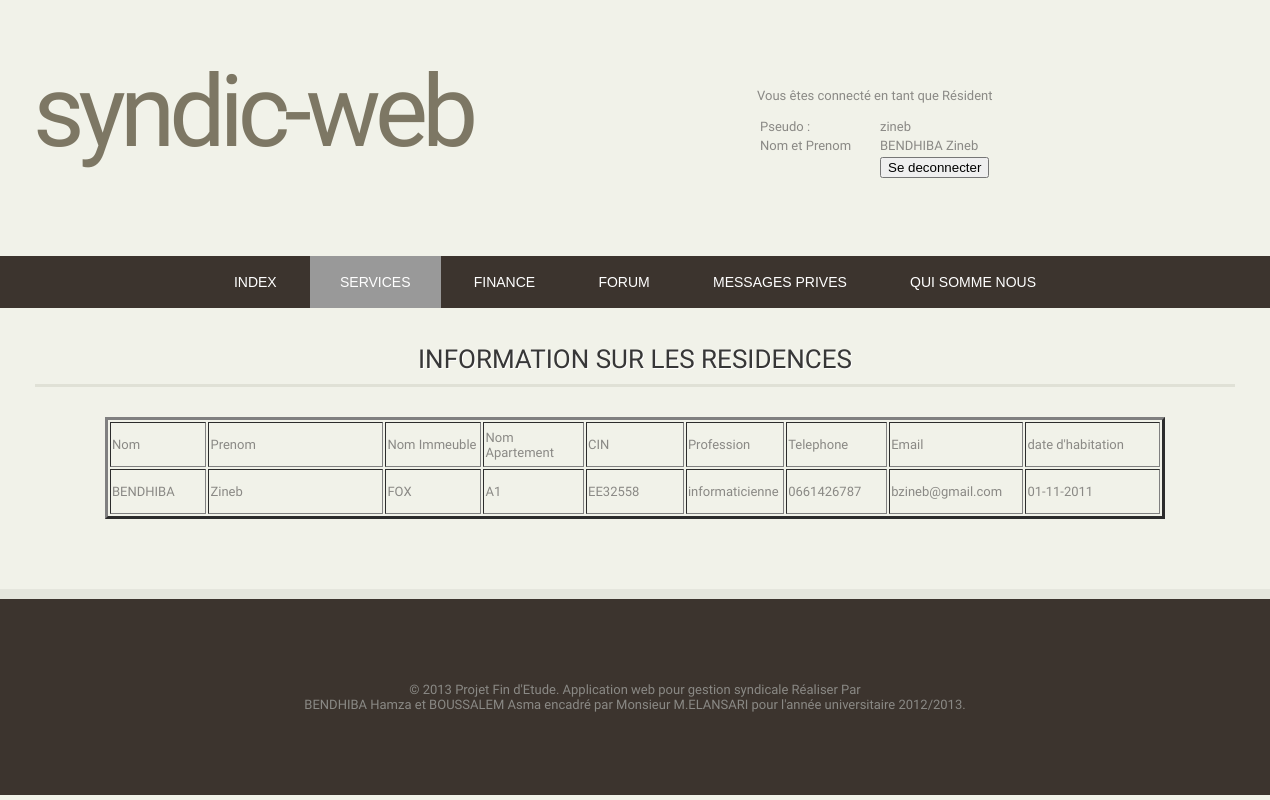
The app's page /Application/listepro.php (signed in) with its own data.
### tables this page shows
CREATE TABLE IF NOT EXISTS `proprietaire` (
  `id_proprietaire` int(11) NOT NULL AUTO_INCREMENT,
  `nom` varchar(25) NOT NULL,
  `prenom` varchar(25) NOT NULL,
  `sexe` varchar(1) NOT NULL,
  `profession` varchar(25) NOT NULL,
  `CIN` varchar(12) NOT NULL,
  `telephone` int(11) NOT NULL,
  `email` varchar(100) NOT NULL,
  `id_apartement` int(11) NOT NULL,
  `datehabita` date NOT NULL,
  `active` tinyint(1) NOT NULL,
  `datedepart` date NOT NULL,
  PRIMARY KEY (`id_proprietaire`),
  KEY `id_apartement` (`id_apartement`)
);

CREATE TABLE IF NOT EXISTS `immeuble` (
  `id_immeuble` int(11) NOT NULL AUTO_INCREMENT,
  `nom` varchar(25) NOT NULL,
  `nbreApart` int(11) NOT NULL,
  `nbreEtage` int(11) NOT NULL,
  `id_residence` int(11) NOT NULL,
  PRIMARY KEY (`id_immeuble`),
  KEY `id_residence` (`id_residence`)
);

CREATE TABLE IF NOT EXISTS `apartement` (
  `id_apartement` int(11) NOT NULL AUTO_INCREMENT,
  `nom` varchar(25) NOT NULL,
  `num_etage` int(11) NOT NULL,
  `id_type` int(11) NOT NULL,
  `id_immeuble` int(11) NOT NULL,
  PRIMARY KEY (`id_apartement`),
  KEY `id_type` (`id_type`),
  KEY `id_immeuble` (`id_immeuble`)
);

### Application/config/func_dates.php (called while the page is built, shortened)
<?php
	function angl_fran($date){
			$an = substr($date, 0, 4);
			$mois = substr($date, 5, 2);
			$jour = substr($date, 8, 2);
			$date = $jour . '-' . $mois . '-' . $an;
		return $date;
	}
?>

### Application/listepro.php (the view, shortened to what this page needs)
<!DOCTYPE html PUBLIC "-//W3C//DTD XHTML 1.0 Strict//EN" "http://www.w3.org/TR/xhtml1/DTD/xhtml1-strict.dtd">
<html xmlns="http://www.w3.org/1999/xhtml">
<head>
<link href="style.css" rel="stylesheet" type="text/css" media="screen" />
</head>
<body>
<table width="904">
<tr>
<td width="490">
<div id="wrapper">
	<div id="logo" class="container">
      <h1>Syndic-web</h1>
      	</div>
</div>
</td>
<td width="402">
      <div id="connect" class="connect" >
</div>
</td>
</tr>
</table>
    <div id="three-column" class="container">
<div class="post">
				<h2 class="title">information sur les  residences </h2>
				<div class="entry">
	<table width="1060" border="3" align="center" class="divider" id="user">
  <tr>
    <td width="84" height="41" id="user">Nom</td>
    <td width="85" id="user">Prenom</td>
    <td width="118" id="user">Nom Immeuble</td>
     <td width="100" id="user">Nom Apartement</td>
    <td width="83" id="user">CIN</td>
    <td width="90" id="user">Profession</td>
    <td width="115" id="user">Telephone</td>
    <td width="145" id="user">Email</td>
    <td width="178" id="user">date d'habitation</td>
  </tr>
  <?php
  $pseudo=$_SESSION['pseudo'];
  $recherche1 = ("SELECT * FROM pseudo WHERE pseudo='$pseudo';" ) ;
$result1 = mysql_query($recherche1);
$row1 = mysql_fetch_array($result1);
$idapartement=$row1['id_apartement'];
  $recherche = ("SELECT * FROM proprietaire WHERE id_apartement='$idapartement';" ) ;
$result = mysql_query($recherche);
$row = mysql_fetch_array($result);
$date=$row['datehabita'];
$date=angl_fran($date);
  $recherche3 = ("SELECT * FROM apartement WHERE id_apartement='$idapartement';" ) ;
$result3 = mysql_query($recherche3);
$row3 = mysql_fetch_array($result3);
$idimmeuble=$row3['id_immeuble'];
 $recherche4 = ("SELECT * FROM immeuble WHERE id_immeuble='$idimmeuble';" ) ;
$result4 = mysql_query($recherche4);
$row4 = mysql_fetch_array($result4);
echo '
<tr>
    <td width="115" height="41" id="user">'.$row["nom"].'     </td>
    <td width="266" id="user">'.$row["prenom"].'</td>
    <td width="87" id="user">'.$row4["nom"].'</td>
     <td width="118" id="user">'.$row3["nom"].'</td>
    <td width="126" id="user">'.$row["CIN"].'            </td>
    <td width="97" id="user">'.$row["profession"].'</td>
    <td width="91" id="user">0'.$row["telephone"].'</td>
	 <td width="91" id="user">'.$row["email"].'</td>
    <td width="113" id="user">'.$date.'</td>
  </tr>
';
  ?>
</table>
</div>
</div>
</div>
</body>
</html>

### Application/style.css (style rules this page uses)
body { margin: 0; padding: 0; background: #f1f2e9; font-family: 'Oxygen', sans-serif; font-size: 13px; color: #8A8985; left: auto; }
h1, h2, h3 { margin: 0; padding: 0; text-transform: uppercase; font-weight: 300; color: #7D7764; }
h1 { font-size: 2em; }
h2 { font-size: 2.8em; }
#wrapper { overflow: hidden; background: #F1F2E9; }
.container { width: 1200px; margin-top: 0px; margin-right: auto; margin-bottom: 0px; margin-left: auto; left: 100px; }
#logo { overflow: hidden; height: 250px; width: 750px; }
#connect { width: 500px; background: #f1f2e9; }
#logo h1, #logo p { text-align: left; margin-left: 30px; }
#logo h1 { padding: 50px 0px 0px 0px; letter-spacing: -6px; text-transform: lowercase; font-size: 100px; }
.post { overflow: hidden; }
.post .title { margin: 0px 0px 30px 0px; padding: 0px 0px 10px 0px; border-bottom: 3px solid #E0E1D6; text-shadow: 1px 1px 0px #FFFFFF; font-size: 26px; color: #373737; text-align: center; }
.post .entry { padding: 0px 0px 20px 0px; padding-bottom: 20px; text-align: justify; }
#three-column { overflow: hidden; padding: 10px 0px 50px 0px; }
.divider { overflow: hidden; height: 50px; background: url(images/img04.png) no-repeat center top; }

### records on screen
proprietaire: nom "BENDHIBA", prenom "Zineb", CIN "EE32558", profession "informaticienne", telephone "661426787", email "bzineb@gmail.com", datehabita "01-11-2011"
immeuble: nom "FOX"
apartement: nom "A1"

### other values on screen
$espace "Vous êtes connecté en tant que Résident"
$pseudo "zineb"
$nom "BENDHIBA"
$prenom "Zineb"
